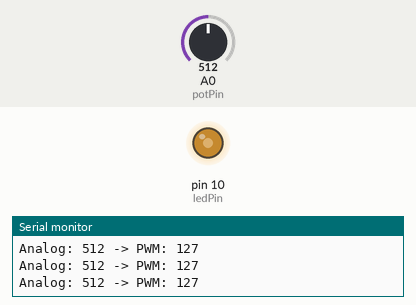
This sketch was run on a simulated Arduino Uno, built with avr-gcc and run on an emulated ATmega328P. Parts: output pins drawn as LEDs (lit = HIGH), the last lines printed to the serial monitor. Inputs (shaded band) come from the test bench; at power-on: A0 (potPin) = 512.

Above: at 1.2 s.
1.3 s: A0 (potPin) set to 413
At 2.0 s:
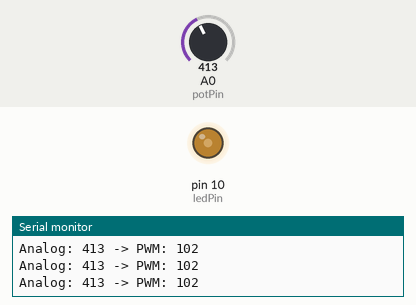
4.3 s: A0 (potPin) set to 389
At 5.1 s:
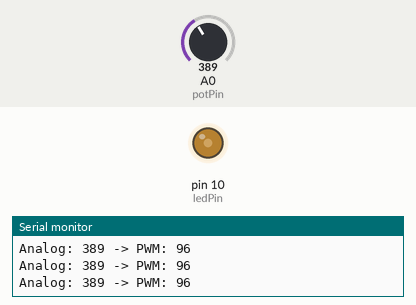
5.8 s: A0 (potPin) set to 1023
At 6.2 s:
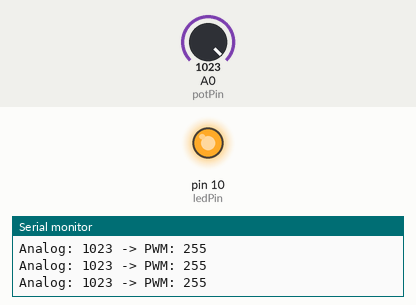
7.3 s: A0 (potPin) set to 1011
At 7.9 s:
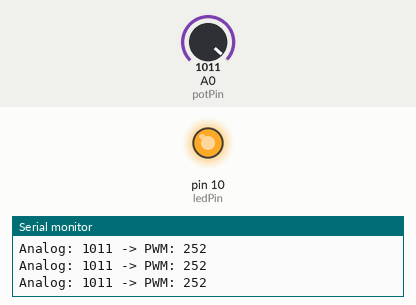
8.8 s: A0 (potPin) set to 981
At 9.7 s:
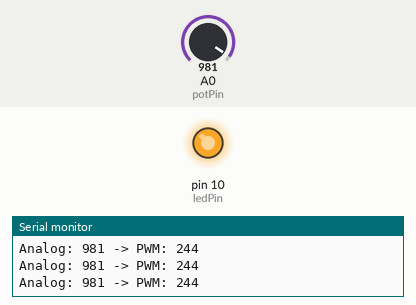
10.3 s: A0 (potPin) set to 122
At 11.1 s:
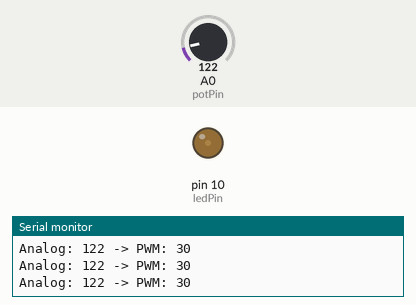
Timing chart, 0 to 12.8 s (numbered marks = the images above; inputs shaded):
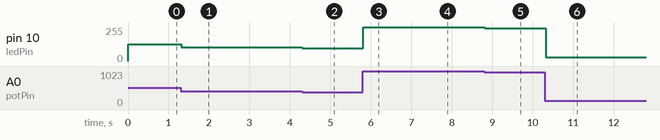

Measured:
- after the input at 1.3 s, pin 10 (ledPin): 127/255 → 102/255 at once
- after the input at 4.3 s, pin 10 (ledPin): 102/255 → 96/255 at once
- after the input at 5.8 s, pin 10 (ledPin): 96/255 → 255/255 at once
- after the input at 7.3 s, pin 10 (ledPin): 255/255 → 252/255 at once
- after the input at 8.8 s, pin 10 (ledPin): 252/255 → 244/255 at once
- after the input at 10.3 s, pin 10 (ledPin): 244/255 → 30/255 at once

The sketch:

sketch_pwm.ino
```cpp
/*
-- Without potentiometr

int ledPin = 10;

void setup() {
  pinMode(ledPin, OUTPUT);
}

void loop() {
  for (int value = 0 ; value < 255; value=value+1){
    analogWrite(ledPin, value);
    delay(5);
  }
  for (int value = 255; value >0; value=value-1){
    analogWrite(ledPin, value);
    delay(5);
  }
}
*/

// With potentiometr

int ledPin = 10;
int potPin = A0;

int potValue = 0;
int pwmValue = 0;

void setup() {
  pinMode(ledPin, OUTPUT);
  Serial.begin(9600);
}

void loop() {
  potValue = analogRead(potPin);
  pwmValue = map(potValue, 0, 1023, 0, 255);
  analogWrite(ledPin, pwmValue);

  Serial.print("Analog: ");
  Serial.print(potValue);
  Serial.print(" -> PWM: ");
  Serial.println(pwmValue);

  delay(10);
}
```
